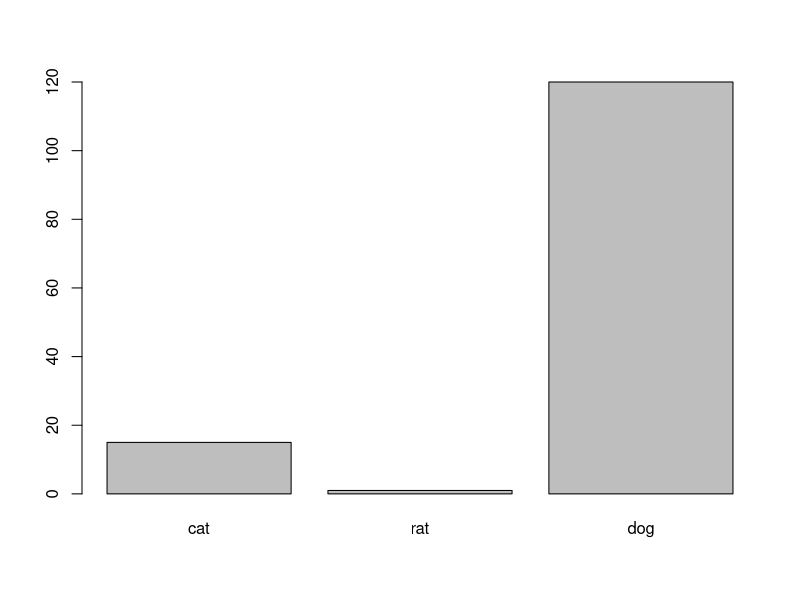

Write the R code that produced this figure.
## ---- chunk 1
#download.file(url = "https://raw.githubusercontent.com/BiologicalDataAnalysis2019/2024/main/vignettes/homework_1.Rmd", destfile = "/cloud/project/homeworks/Homework_1.Rmd")
## ---- chunk 2
animals <- c("cat", "rat", "dog") #assigns the variable animals as a vector. The vector contains 3 characters ("cat", "rat", "dog).
weights <- c(15, 1, 120)
animals[c(1,3)] #Displays the 1st and 3rd characters of the animal vector (cat and dog).
## ---- chunk 3
barplot(names.arg=animals, height=weights)
